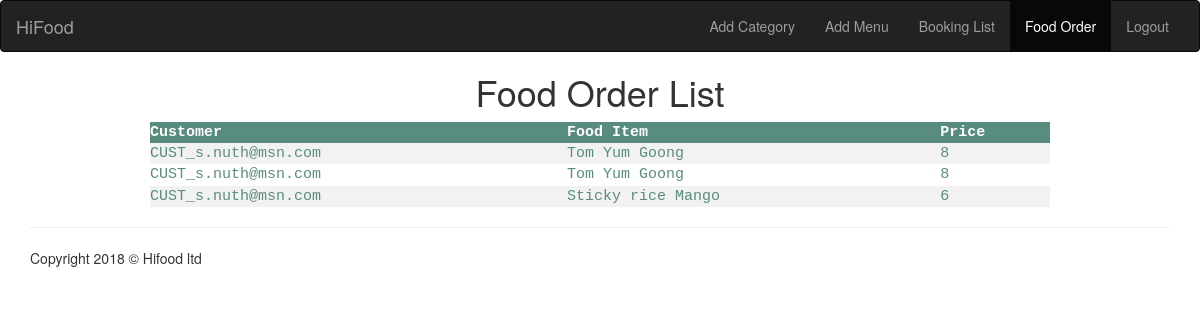
/foodorder.php, run on the app's committed database.
### tables this page shows
CREATE TABLE `order_menu` (
  `order_id` int(255) NOT NULL,
  `cust_id` varchar(255) NOT NULL,
  `item_name` varchar(255) NOT NULL,
  `price` int(255) NOT NULL
);

### foodorder.php (the view, shortened to what this page needs)
<!DOCTYPE html>
<html lang="en">
<head>
  <link rel="stylesheet" href="https://maxcdn.bootstrapcdn.com/bootstrap/3.3.7/css/bootstrap.min.css">
  </head>
  <body>
<nav class="navbar navbar-inverse">
  <div class="container-fluid">
    <div class="navbar-header">
      <a class="navbar-brand" href="toplist.php">HiFood</a>
    </div>
    <div id="navbar" class="collapse navbar-collapse">
    <ul class="nav navbar-nav navbar-right">
      <li><a href="addcategory.php">Add Category</a></li>
      <li><a href="addmenu.php">Add Menu</a></li>
      <li><a href="bookingdetails.php">Booking List</a></li>
      <li class="active"><a href="foodorder.php">Food Order</a></li>
      <li><a href="logout.php">Logout</a></li>
    </ul>
  </div>
  </div>
</nav>
  <center>
          <h1>Food Order List</h1>
  <body>
        <table>
         <tr>
           <th>Customer</th>
           <th>Food Item</th>
           <th>Price</th>
         </tr>
  <?php
  $conn = mysqli_connect("localhost", "id5834649_turbo", "turbo", "id5834649_database");
  $sql = "SELECT order_id, cust_id, item_name, price FROM order_menu";
  $result = $conn->query($sql);
  if ($result->num_rows > 0) {
   while($row = $result->fetch_assoc()) {
   echo "<tr>
         <td>" . $row["cust_id"]. "</td>
         <td>" . $row["item_name"]. "</td>
         <td>" . $row["price"]. "</td></tr>";
   }
   echo "</table>";
   } else { echo "0 results"; }
   ?>
   </center>
  <footer>
     <div class="container">
     <hr>
     <div class="row">
     <div class="col-lg-12">
        <p>Copyright 2018 &copy; Hifood ltd </p>
     </div>
     </div>
  </footer>
  </body>
</html>

### foodorder.php (style rules this page uses)
table { border-collapse: collapse; width: 75%; color: #588c7e; font-family: monospace; font-size: 15px; text-align: left; }
th { background-color: #588c7e; color: white; }
tr:nth-child(even) { background-color: #f2f2f2 }

### data on the page
order_menu: cust "CUST_s.nuth@msn.com", item_name "Tom Yum Goong", price "8"
order_menu: cust "CUST_s.nuth@msn.com", item_name "Tom Yum Goong", price "8"
order_menu: cust "CUST_s.nuth@msn.com", item_name "Sticky rice Mango", price "6"
